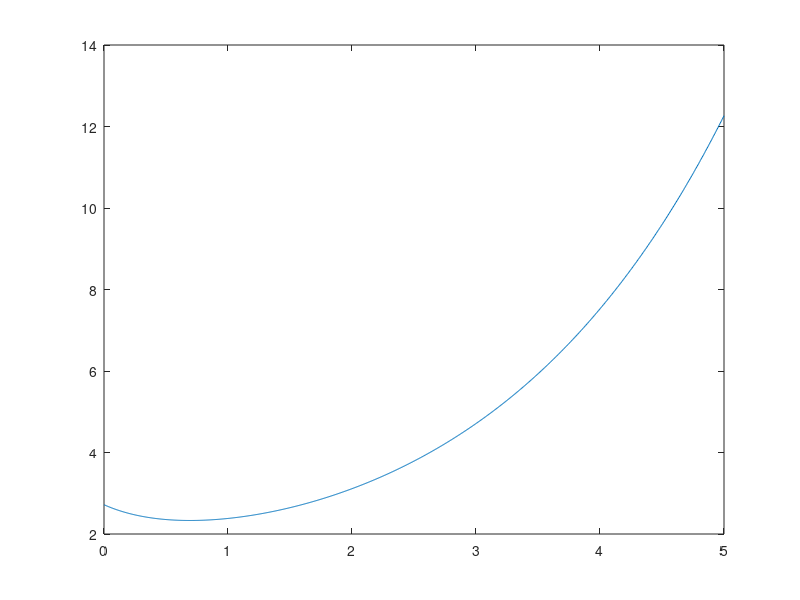

MATLAB code to generate this figure: (Note: this script raises an error after producing the figure.)
% Definizione della funzione e della sua derivata
f  = @(x) exp(x/2 + exp(-x));
df = @(x) 0.5*exp(exp(-x) - x/2).*(-2 + exp(x));

% Nodi di interpolazione
x = linspace(0, 5, 1000);
xi = [0, 2.5, 5];
fi  = f(xi);
f1i = df(xi);

plot(x , f(x), "DisplayName", "Funzione interpolanda");
hold on

plot(x, hermite(xi, fi, f1i, x), "--", "DisplayName", "Polinomio di interpolazione");
hold on

plot(x, df(x), "DisplayName", "Derivata dalla funzione");
hold on

xiRaddoppiato = repelem(xi, 2);
fi = repelem(fi, 2);
for i = 1:length(f1i)
    fi (i*2) = f1i(i);
end
dd = difdivHermite(xi,fi);

plot(x, hornerDeriv(xiRaddoppiato, dd, x), "--", "DisplayName", "Derivata del polinomio");
hold off

legend("Location", "best");
